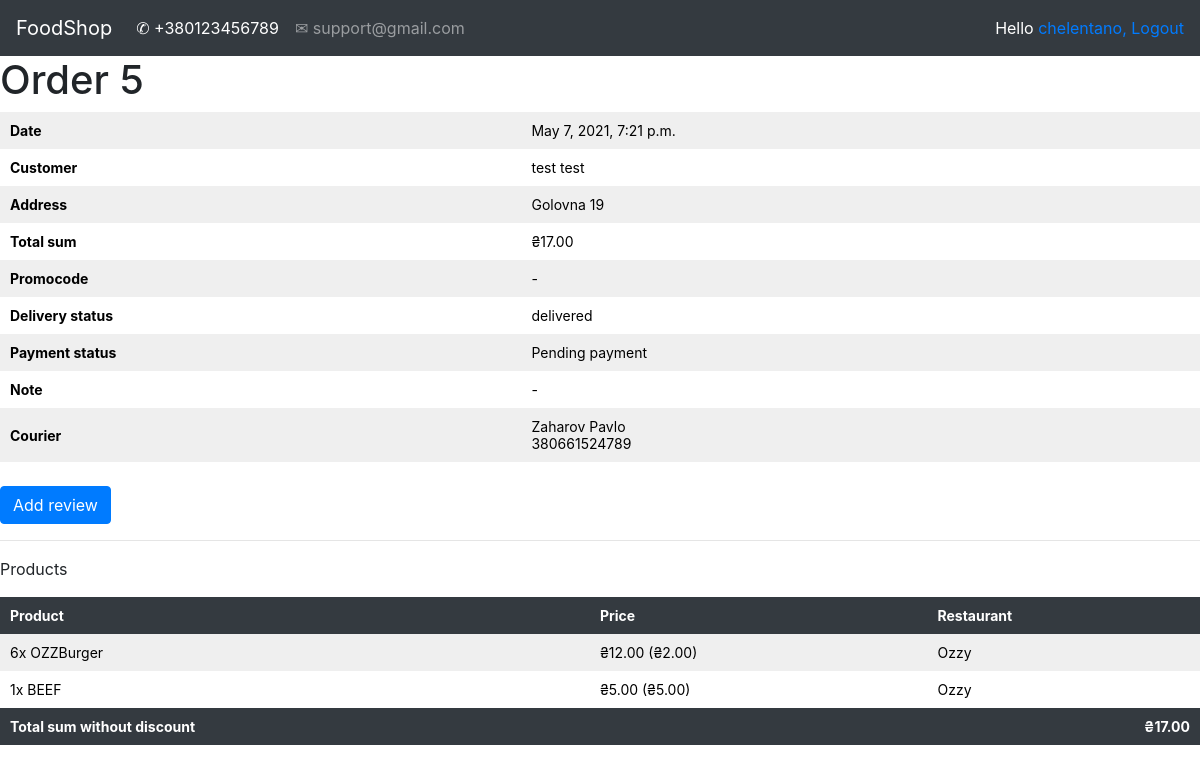
Before: /account/orders_history/5/ (signed in) with the older database file.
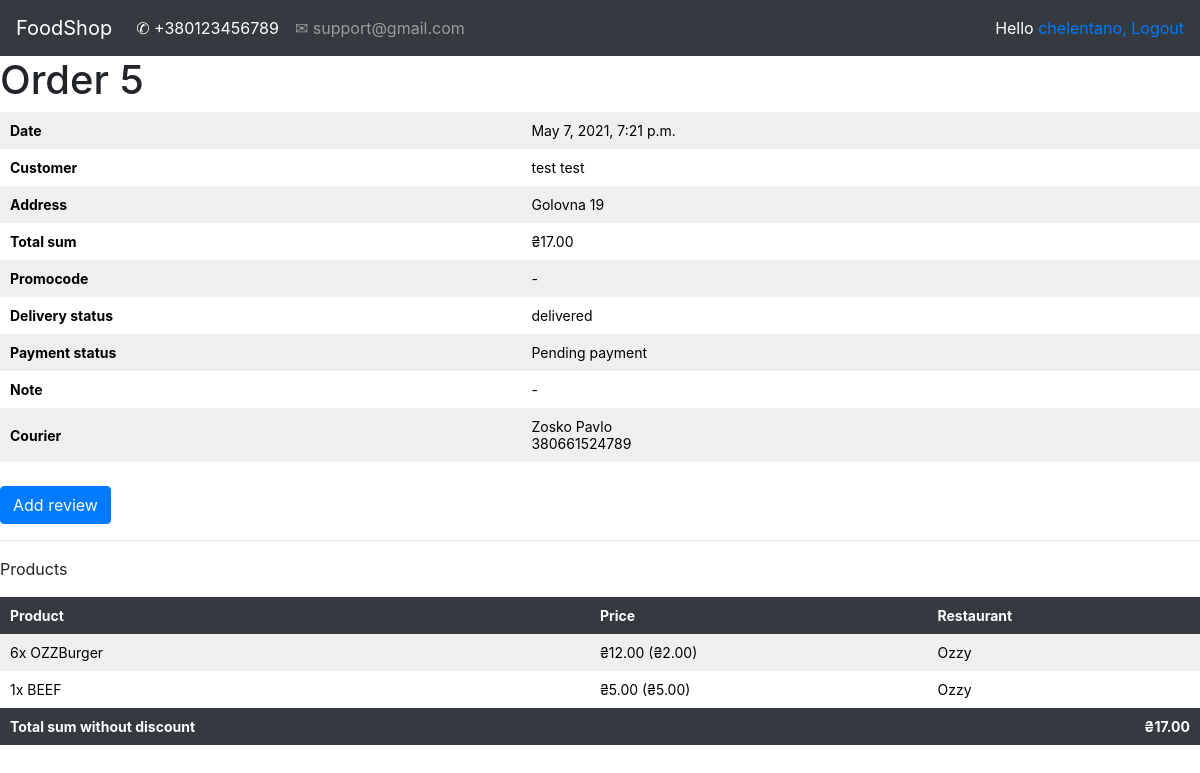
After: the same page with the newer database file.
### orders/models.py (models this page shows, shortened)
class Order(models.Model):
    username = models.CharField(max_length=100)
    first_name = models.CharField(max_length=100)
    last_name = models.CharField(max_length=100)
    email = models.EmailField(max_length=50)
    address = models.CharField(max_length=100)
    telephone = models.CharField(max_length=12)
    created = models.DateTimeField(auto_now_add=True)
    updated = models.DateTimeField(auto_now=True)
    paid = models.BooleanField(default=False)
    note = models.CharField(max_length=150, null=True, blank=True)
    courier = models.ForeignKey(Courier, on_delete=models.CASCADE, null=True, blank=True)
    status = models.CharField(max_length=20, choices=STATUS_CHOICES, default='received')
    promocode = models.ForeignKey(Promocode, related_name="orders", null=True, blank=True, on_delete=models.SET_NULL)
    discount = models.IntegerField(default=0, validators=[MinValueValidator(0), MaxValueValidator(100)])
    class Meta:
        ordering = ('-created',)
        default_related_name = "orders"
    def get_total_price_without_discount(self):
        total_price = sum(item.get_cost() for item in self.items.all())
        return total_price
    def get_total_price(self):
        total_price = sum(item.get_cost() for item in self.items.all())
        return total_price - total_price * (self.discount / Decimal("100"))

class OrderItem(models.Model):
    order = models.ForeignKey(Order, related_name='items', on_delete=models.CASCADE)
    product = models.ForeignKey(Product, related_name='order_item', on_delete=models.CASCADE)
    price = models.DecimalField(max_digits=10, decimal_places=2)
    quantity = models.PositiveIntegerField(default=1)
    def get_cost(self):
        return self.price * self.quantity
    def get_shop(self):
        shop = Product.objects.get(name=self.product).shop
        shop = Shop.objects.get(name=shop)
        return shop

### courier/models.py (models this page shows)
class Courier(models.Model):
    surname = models.CharField(max_length=30)
    name = models.CharField(max_length=30)
    telephone = models.CharField(max_length=12)
    class Meta:
        ordering = ('surname', 'name')
        default_related_name = "courier"
    def __str__(self):
        return self.surname + " " + self.name

### account/views.py (the view)
# urls.py: path('orders_history/<int:id>/', views.orderHistory_detail, name='order_detail')
@login_required
def orderHistory_detail(request, id):
    order = Order.objects.get(id=id)
    orderitem = OrderItem.objects.filter(order=order)
    if request.method == "POST":
        form = CouriersReviewForm(request.POST)
        if form.is_valid():
            new_review = form.save(commit=False)
            new_review.order = order.id
            new_review.courier = order.courier
            new_review.author = request.user
            new_review.save()
            form = CouriersReviewForm()
            messages.success(request, 'Thanks you for you review')
            return HttpResponseRedirect(request.path)
    else:
        form = CouriersReviewForm()
    return render(request, 'registration/order_history_detail.html', {"order": order, "orderitem": orderitem,
                                                                      "form": form})

### orderlist/context_processors.py (called while the page is built)
def orderlist(request):
    return {'orderlist': OrderList(request)}

### shop/models.py (called while the page is built)
    def __str__(self):
        return self.name

    def __str__(self):
        return self.name

### templates/registration/order_history_detail.html (shortened to what this page needs)
{% extends 'registration/base.html' %}
{% load static %}
{% block context %}
    <h1>Order {{ order.id }}</h1>
    <table>
        <tr>
            <th>Date</th>
            <td>{{ order.created }}</td>
        </tr>
        <tr>
            <th>Customer</th>
            <td>{{ order.first_name }} {{ order.last_name }}</td>
        </tr>
        <tr>
            <th>Address</th>
            <td>{{ order.address }}</td>
        </tr>
        <tr>
            <th>Total sum</th>
            <td>₴{{ order.get_total_price|floatformat:"2" }}</td>
        </tr>
        <tr>
            <th>Promocode</th>
            {% if order.promocode %}
            <td>{{ order.promocode }} ({{ order.discount }}%)</td>
            {% else %}
            <td> - </td>
            {% endif %}
        </tr>
        <tr>
            <th>Delivery status</th>
            <td>{{ order.status }}</td>
        </tr>
        <tr>
            <th>Payment status</th>
            {% if order.paid %}
            <td>Paid</td>
            {% else %}
            <td>Pending payment</td>
            {% endif %}
        </tr>
        <tr>
            <th>Note</th>
            {% if order.note %}
            <td>{{ order.note }}</td>
            {% else %}
            <td> - </td>
            {% endif %}
        </tr>
        <tr>
            <th>Courier</th>
            <td>{{ order.courier }}<br> {{ order.courier.telephone }}</td>
        </tr>
    </table>
    {% if order.status == "delivered" %}
    <br />
    <p><button class="btn btn-primary" id="SendBtn" name="SendBtn" onclick="showFormReview()">Add review</button></p>
    {% endif %}
    <hr>
    <p>Products</p>
    <table>
        <thead>
            <tr>
                <th>Product</th>
                <th>Price</th>
                <th>Restaurant</th>
            </tr>
        </thead>
        <tbody>
            {% for item in orderitem %}
            <tr>
                <td>{{ item.quantity }}x {{ item.product }}</td>
                <td>₴{{ item.get_cost|floatformat:"2" }} (₴{{ item.price|floatformat:"2" }})</td>
                <td>{{ item.get_shop }}</td>
            </tr>
            {% endfor %}
            <tr class="total-sum">
                <td>Total sum without discount</td>
                <td colspan="1"></td>
                <td class="num">
                ₴{{ order.get_total_price_without_discount|floatformat:"2" }}
            </td>
            </tr>
        </tbody>
    </table>
{% endblock %}

Changed rows visible on the page:
changed Order "test": courier "Zaharov Pavlo" → "Zosko Pavlo"
